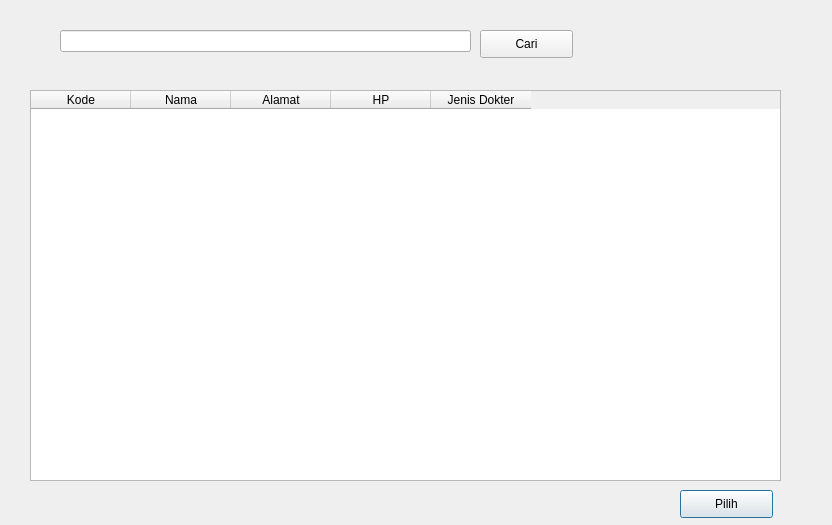
<?xml version="1.0" encoding="UTF-8"?>
<ui version="4.0">
 <class>cariDokter</class>
 <widget class="QDialog" name="cariDokter">
  <property name="geometry">
   <rect>
    <x>0</x>
    <y>0</y>
    <width>832</width>
    <height>525</height>
   </rect>
  </property>
  <property name="windowTitle">
   <string>Cari Dokter</string>
  </property>
  <widget class="QPushButton" name="btnPilih">
   <property name="geometry">
    <rect>
     <x>680</x>
     <y>490</y>
     <width>93</width>
     <height>28</height>
    </rect>
   </property>
   <property name="text">
    <string>Pilih</string>
   </property>
  </widget>
  <widget class="QLineEdit" name="txtCari">
   <property name="geometry">
    <rect>
     <x>60</x>
     <y>30</y>
     <width>411</width>
     <height>22</height>
    </rect>
   </property>
  </widget>
  <widget class="QPushButton" name="btnCari">
   <property name="geometry">
    <rect>
     <x>480</x>
     <y>30</y>
     <width>93</width>
     <height>28</height>
    </rect>
   </property>
   <property name="text">
    <string>Cari</string>
   </property>
  </widget>
  <widget class="QTableWidget" name="tblDokter">
   <property name="geometry">
    <rect>
     <x>30</x>
     <y>90</y>
     <width>751</width>
     <height>391</height>
    </rect>
   </property>
   <column>
    <property name="text">
     <string>Kode</string>
    </property>
   </column>
   <column>
    <property name="text">
     <string>Nama</string>
    </property>
   </column>
   <column>
    <property name="text">
     <string>Alamat</string>
    </property>
   </column>
   <column>
    <property name="text">
     <string>HP</string>
    </property>
   </column>
   <column>
    <property name="text">
     <string>Jenis Dokter</string>
    </property>
   </column>
  </widget>
 </widget>
 <resources/>
 <connections/>
</ui>
